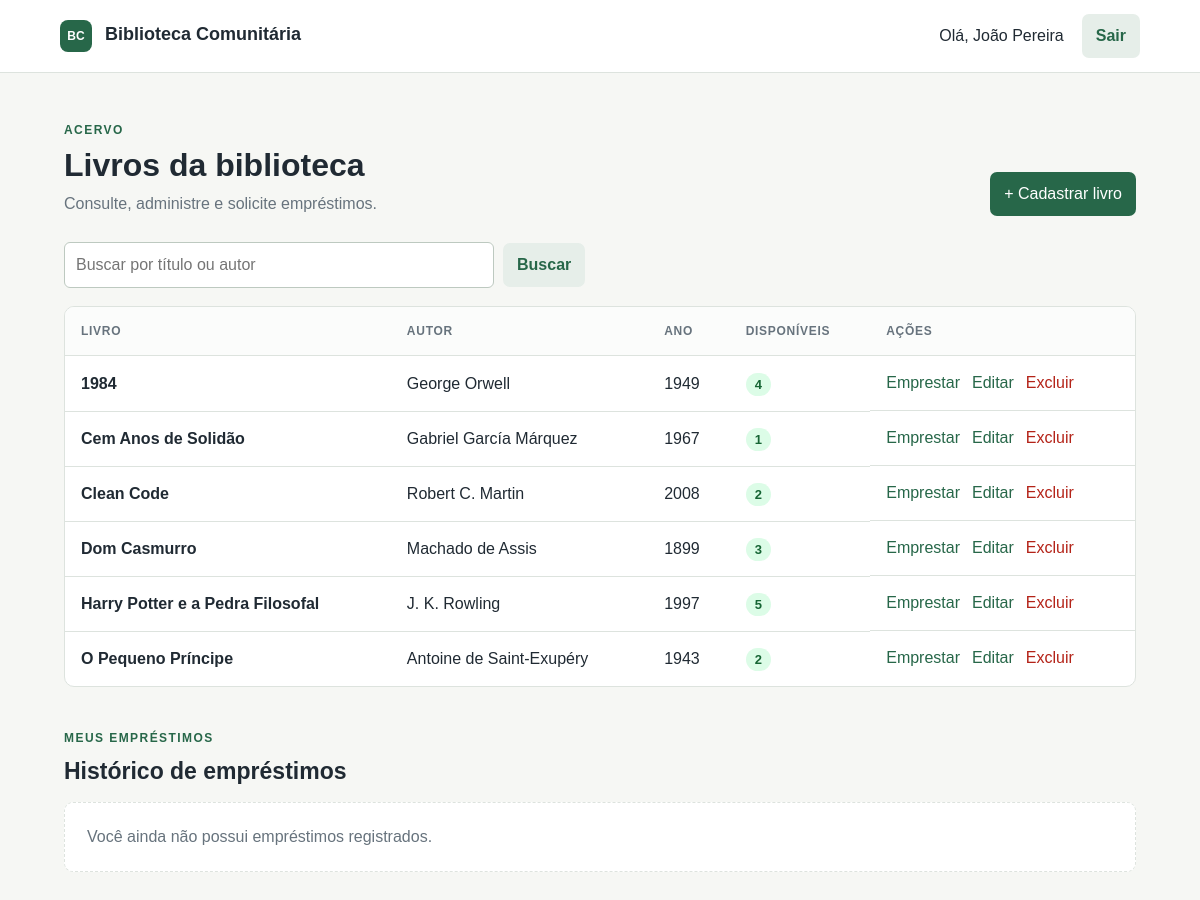
The app's page /index.php (signed in) with its own data.
### tables this page shows
CREATE TABLE IF NOT EXISTS livros (
    id INT AUTO_INCREMENT PRIMARY KEY,
    titulo VARCHAR(150) NOT NULL,
    autor VARCHAR(100) NOT NULL,
    ano_publicacao INT,
    quantidade INT NOT NULL DEFAULT 1,
    UNIQUE KEY uq_livro_titulo_autor (titulo, autor)
);

### index.php (the view, shortened to what this page needs)
<?php
require_once 'conexao.php';
$busca = trim($_GET['busca'] ?? '');
if ($busca !== '') {
    $termo = '%' . $busca . '%';
    $stmt = mysqli_prepare($conexao, 'SELECT * FROM livros WHERE titulo LIKE ? OR autor LIKE ? ORDER BY titulo');
    mysqli_stmt_bind_param($stmt, 'ss', $termo, $termo);
    mysqli_stmt_execute($stmt);
    $livros = mysqli_stmt_get_result($stmt);
} else {
    $livros = mysqli_query($conexao, 'SELECT * FROM livros ORDER BY titulo');
}
$stmt = mysqli_prepare($conexao, 'SELECT e.id, l.titulo, l.autor, e.data_emprestimo, e.data_devolucao, e.status FROM emprestimos e JOIN livros l ON l.id = e.livro_id WHERE e.usuario_id = ? ORDER BY e.data_emprestimo DESC');
mysqli_stmt_bind_param($stmt, 'i', $_SESSION['usuario_id']);
mysqli_stmt_execute($stmt);
$emprestimos = mysqli_stmt_get_result($stmt);
?>
<!doctype html>
<html lang="pt-BR">
<head><meta charset="utf-8"><meta name="viewport" content="width=device-width, initial-scale=1"><title>Acervo | Biblioteca Comunitária</title><link rel="stylesheet" href="style.css"><script src="script.js" defer></script></head>
<body>
<header class="topbar"><a class="logo" href="index.php"><span>BC</span> Biblioteca Comunitária</a><nav>Olá, <?= htmlspecialchars($_SESSION['usuario']) ?> <a class="button secondary" href="sair.php">Sair</a></nav></header>
<main class="container">
<section class="heading"><div><p class="eyebrow">ACERVO</p><h1>Livros da biblioteca</h1><p>Consulte, administre e solicite empréstimos.</p></div><a href="cadastrar.php" class="button primary">+ Cadastrar livro</a></section>
<form class="search" method="get"><input type="search" name="busca" value="<?= htmlspecialchars($busca) ?>" placeholder="Buscar por título ou autor"><button class="button secondary">Buscar</button><?php if ($busca !== ''): ?><a href="index.php">Limpar</a><?php endif; ?></form>
<section class="table-card"><table><thead><tr><th>Livro</th><th>Autor</th><th>Ano</th><th>Disponíveis</th><th>Ações</th></tr></thead><tbody>
<?php while ($livro = mysqli_fetch_assoc($livros)): ?><tr><td><strong><?= htmlspecialchars($livro['titulo']) ?></strong></td><td><?= htmlspecialchars($livro['autor']) ?></td><td><?= (int) $livro['ano_publicacao'] ?></td><td><span class="stock <?= $livro['quantidade'] > 0 ? 'available' : 'empty' ?>"><?= (int) $livro['quantidade'] ?></span></td><td class="actions">
<?php if ($livro['quantidade'] > 0): ?><form method="post" action="emprestar.php"><input type="hidden" name="livro_id" value="<?= $livro['id'] ?>"><button class="link-button">Emprestar</button></form><?php endif; ?><a href="editar.php?id=<?= $livro['id'] ?>">Editar</a><form method="post" action="excluir.php" data-confirm="Remover este livro do acervo?"><input type="hidden" name="id" value="<?= $livro['id'] ?>"><button class="link-button danger">Excluir</button></form></td></tr><?php endwhile; ?>
</tbody></table></section>
<section class="loans"><div class="section-title"><div><p class="eyebrow">MEUS EMPRÉSTIMOS</p><h2>Histórico de empréstimos</h2></div></div>
<?php if (mysqli_num_rows($emprestimos) === 0): ?><p class="empty-state">Você ainda não possui empréstimos registrados.</p><?php endif; ?></section>
</main></body></html>

### style.css (style rules this page uses)
:root { --ink:#202a33;--muted:#67737d;--bg:#f6f7f4;--paper:#fff;--green:#276749;--green-dark:#1d5038;--line:#dde3de;--red:#b42318 }
* { box-sizing:border-box }
body { margin:0;background:var(--bg);color:var(--ink);font:16px/1.5 Arial,sans-serif }
a { color:var(--green);text-decoration:none }
.topbar { min-height:70px;padding:14px max(5vw,24px);display:flex;justify-content:space-between;align-items:center;background:#fff;border-bottom:1px solid var(--line) }
.logo { font-weight:700;color:var(--ink);font-size:18px }
.logo span,.brand-mark { display:inline-grid;place-items:center;background:var(--green);color:white;border-radius:8px;width:32px;height:32px;margin-right:8px;font-size:12px }
.topbar nav { display:flex;align-items:center;gap:18px }
.container { max-width:1120px;margin:0 auto;padding:48px 24px }
.heading { display:flex;align-items:end;justify-content:space-between;gap:20px;margin-bottom:26px }
h1,h2,p { margin-top:0 }
h1 { font-size:32px;line-height:1.2;margin-bottom:8px }
h2 { font-size:23px;margin-bottom:0 }
.heading p:not(.eyebrow) { color:var(--muted);margin-bottom:0 }
.eyebrow { font-size:12px;font-weight:bold;letter-spacing:.12em;color:var(--green);margin-bottom:7px }
.button { border:0;border-radius:7px;padding:10px 14px;cursor:pointer;font:inherit;display:inline-block;text-decoration:none;white-space:nowrap }
.primary { background:var(--green);color:#fff }
.secondary { background:#e6eee9;color:var(--green);font-weight:600 }
.search { display:flex;gap:9px;align-items:center;margin-bottom:18px }
.search input { max-width:430px }
.table-card,.loan-list,.form-card { background:var(--paper);border:1px solid var(--line);border-radius:10px;overflow:hidden }
table { width:100%;border-collapse:collapse }
th,td { text-align:left;padding:15px 16px;border-bottom:1px solid var(--line) }
th { font-size:12px;text-transform:uppercase;letter-spacing:.06em;color:var(--muted);background:#fbfcfb }
tr:last-child td { border-bottom:0 }
.actions { display:flex;gap:12px;align-items:center }
.actions form { margin:0 }
.link-button { font:inherit;color:var(--green);border:0;background:none;padding:0;cursor:pointer }
.danger { color:var(--red) }
.stock { font-size:13px;font-weight:bold;padding:4px 9px;border-radius:30px }
.available { color:#166534;background:#dcfce7 }
.loans { margin-top:42px }
.section-title { margin-bottom:14px }
.empty-state { padding:22px;background:#fff;border:1px dashed var(--line);border-radius:9px;color:var(--muted) }
input { width:100%;border:1px solid #bdc9c0;border-radius:6px;padding:10px 11px;font:inherit;background:#fff }

### records on screen
livros: titulo "1984", autor "George Orwell", ano_publicacao "1949", quantidade "4"
livros: titulo "Cem Anos de Solidão", autor "Gabriel García Márquez", ano_publicacao "1967", quantidade "1"
livros: titulo "Clean Code", autor "Robert C. Martin", ano_publicacao "2008", quantidade "2"
livros: titulo "Dom Casmurro", autor "Machado de Assis", ano_publicacao "1899", quantidade "3"
livros: titulo "Harry Potter e a Pedra Filosofal", autor "J. K. Rowling", ano_publicacao "1997", quantidade "5"
livros: titulo "O Pequeno Príncipe", autor "Antoine de Saint-Exupéry", ano_publicacao "1943", quantidade "2"

### other values on screen
$_SESSION['usuario'] "João Pereira"
